Frame 1 (no input): blank canvas, image omitted
Frame 60 (no input): blank canvas, image omitted
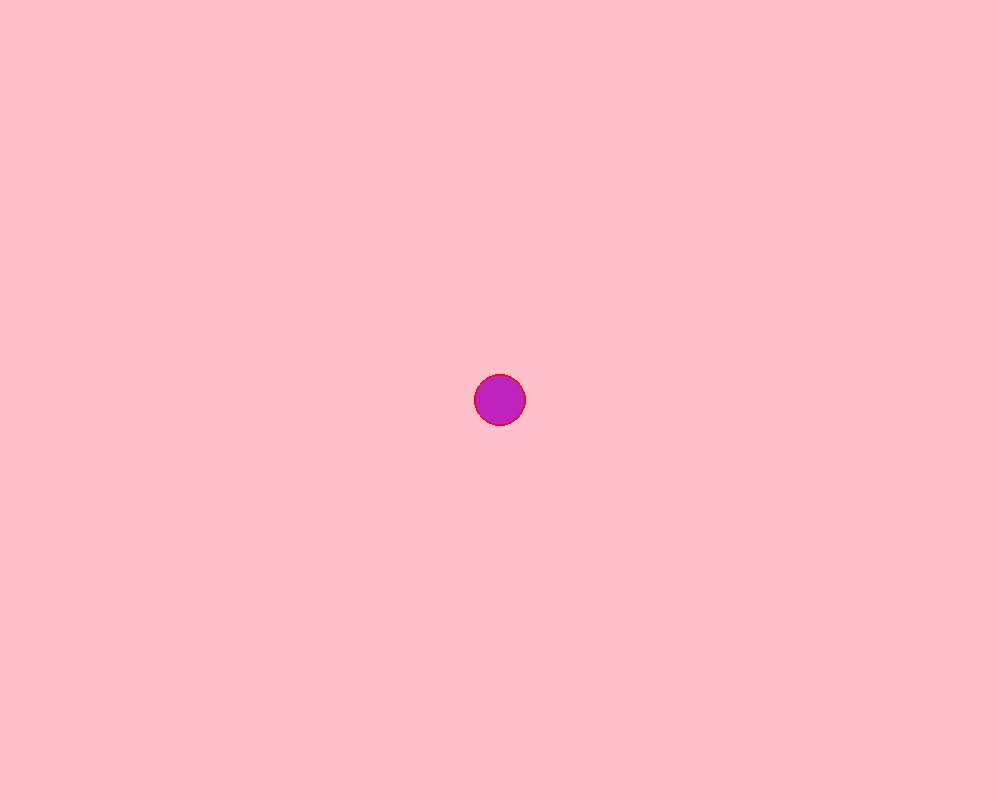
Frame 120 (the mouse pressed at the canvas centre since frame 60)

The p5.js sketch whose frames 1 and 60 were blank and that drew this single picture after the mouse press (run headless with seeded random() and noise() and a simulated clock; from frame 60 on, the mouse is pressed at the canvas centre):

// p5.js sketch
// ── sketch.js
function setup() {
  createCanvas(1000, 800);
   background("pink");
}

function draw() {
  fill("rgb(190,35,190)");
  stroke("red");
  if(mouseIsPressed)
  circle(mouseX,mouseY, 50);
}
